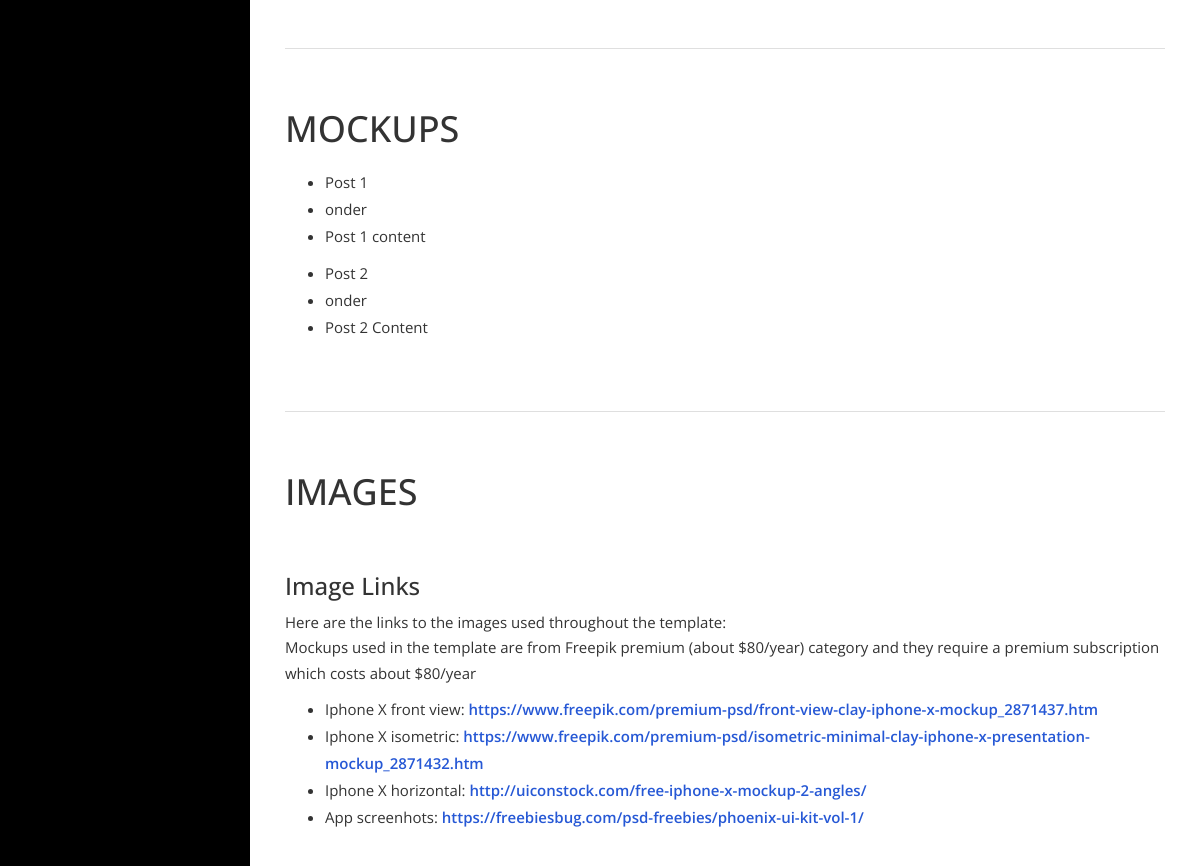
Before: / (middle part) with the older database file.
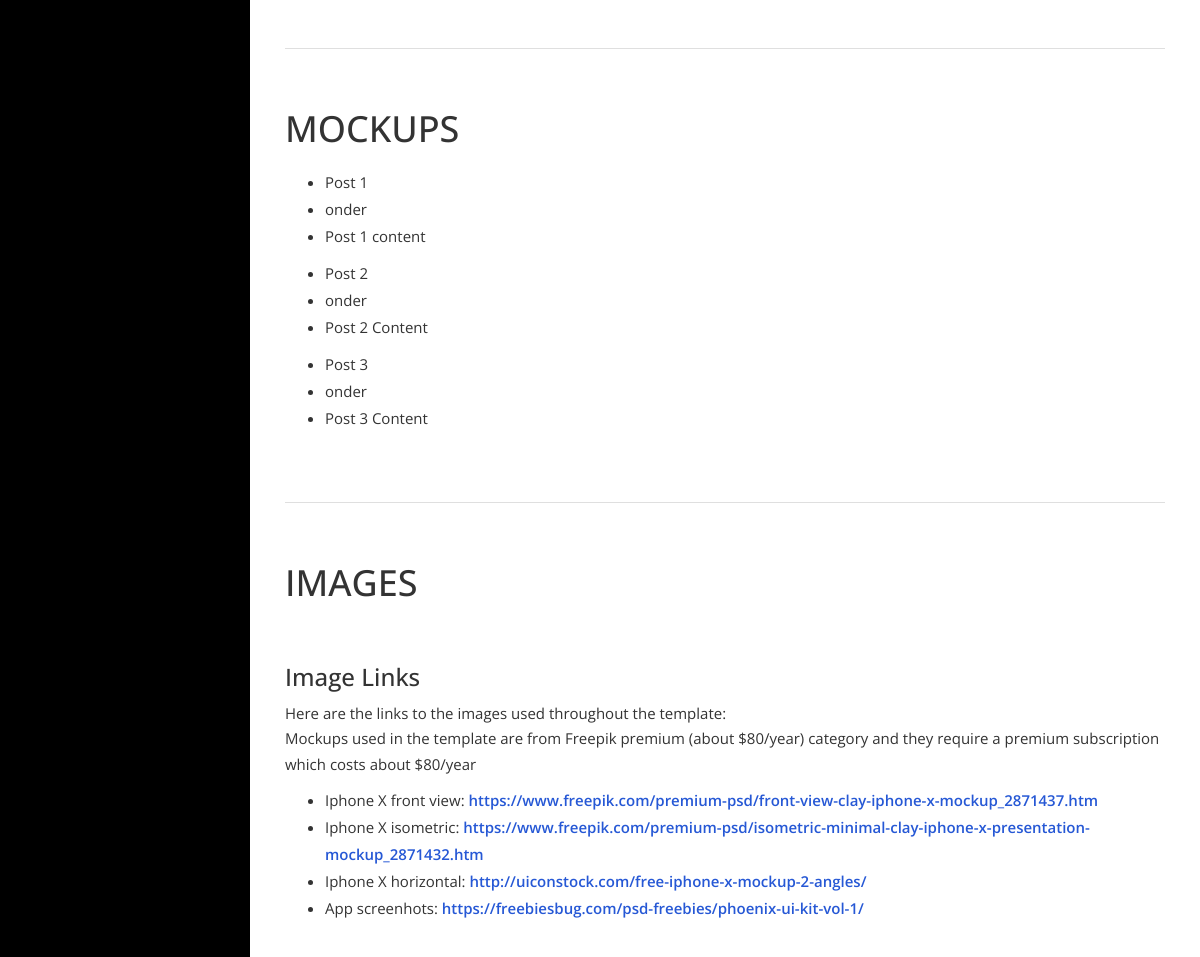
After: the same page with the newer database file.
### myapp/models.py (models this page shows, shortened)
class Post(models.Model):
    author = models.ForeignKey('auth.User', on_delete=models.CASCADE)
    title = models.CharField(max_length=200)
    text = models.TextField()
    created_date = models.DateTimeField(
            default=timezone.now)
    published_date = models.DateTimeField(
            blank=True, null=True)

### myapp/views.py (the view)
# urls.py: path('', views.post_list, name='post_list'),
def post_list(request):
    posts = Post.objects.filter(published_date__lte=timezone.now()).order_by('published_date')
    return render(request, 'index.html', {'posts': posts})

### templates/index.html (shortened to what this page needs)
{% load static %}
<!DOCTYPE html>
<html lang="en">
<head>
    <link href="{% static 'css/bootstrap.min.css' %}" rel="stylesheet">
    <link href="{% static 'css/styles.css' %}" rel="stylesheet">
</head>
<body>
    <div id="wrapper">
        <div id="sidebar-wrapper">
        </div>
        <div id="page-content-wrapper">
            <div class="container-fluid">
                <div class="row">
					<div class="col-lg-12"><hr></div>
					<div id="mockups" class="col-lg-12">
						<h1>MOCKUPS</h1>
						<p>
                            {% for post in posts %}
							<ul>
								<li>{{ post.title }}  </li>
								<li>{{ post.author }} </li>
								<li>{{ post.text }} </li>
							</ul>
                            {% endfor %}
						</p>
					</div>
					<div class="col-lg-12"><hr></div>
					<div id="images" class="col-lg-12">
						<h1>IMAGES</h1>
						<h3>Image Links</h3>
						<p>Here are the links to the images used throughout the template:
							<br>Mockups used in the template are from Freepik premium (about $80/year) category and they require a premium subscription which costs about $80/year
							<ul>
								<li>Iphone X front view: <a href="https://www.freepik.com/premium-psd/front-view-clay-iphone-x-mockup_2871437.htm">https://www.freepik.com/premium-psd/front-view-clay-iphone-x-mockup_2871437.htm</a></li>
								<li>Iphone X isometric: <a href="https://www.freepik.com/premium-psd/isometric-minimal-clay-iphone-x-presentation-mockup_2871432.htm">https://www.freepik.com/premium-psd/isometric-minimal-clay-iphone-x-presentation-mockup_2871432.htm</a></li>
								<li>Iphone X horizontal: <a href="http://uiconstock.com/free-iphone-x-mockup-2-angles/">http://uiconstock.com/free-iphone-x-mockup-2-angles/</a></li>
								<li>App screenhots: <a href="https://freebiesbug.com/psd-freebies/phoenix-ui-kit-vol-1/">https://freebiesbug.com/psd-freebies/phoenix-ui-kit-vol-1/</a></li>
							</ul>
							<br>But if you search the Internet a little longer you will also find free mockups like:
						</p>
					</div>
                </div>
            </div>
        </div>
    </div>
</body>
</html>

### static/css/styles.css (style rules this page uses)
body { overflow-x: hidden; font: 400 15px/1.8em "Open Sans", sans-serif; }
p { font: 400 15px/1.7em "Open Sans", sans-serif; }
h1 { margin-bottom: 20px; }
h3 { margin-top: 62px; }
a { color: #2658d5; font-weight: 600; text-decoration: none; }
hr { margin-top: 60px; margin-bottom: 40px; }
#wrapper { padding-left: 0; -webkit-transition: all 0.5s ease; -moz-transition: all 0.5s ease; -o-transition: all 0.5s ease; transition: all 0.5s ease; }
#sidebar-wrapper { z-index: 1000; position: fixed; left: 250px; width: 0; height: 100%; margin-left: -250px; overflow-y: auto; background: #000; -webkit-transition: all 0.5s ease; -moz-transition: all 0.5s ease; -o-transition: all 0.5s ease; transition: all 0.5s ease; }
#page-content-wrapper { width: 100%; position: absolute; padding: 15px; }
#page-content-wrapper hr { border-top: 1px solid #dfdfdf; }
@media (min-width:768px) { #wrapper { padding-left: 250px; } }
@media (min-width:768px) { #sidebar-wrapper { width: 250px; } }
@media (min-width:768px) { #page-content-wrapper { padding: 20px; position: relative; } }

Changed rows visible on the page:
added Post: title "Post 3", author "onder", text "Post 3 Content"
